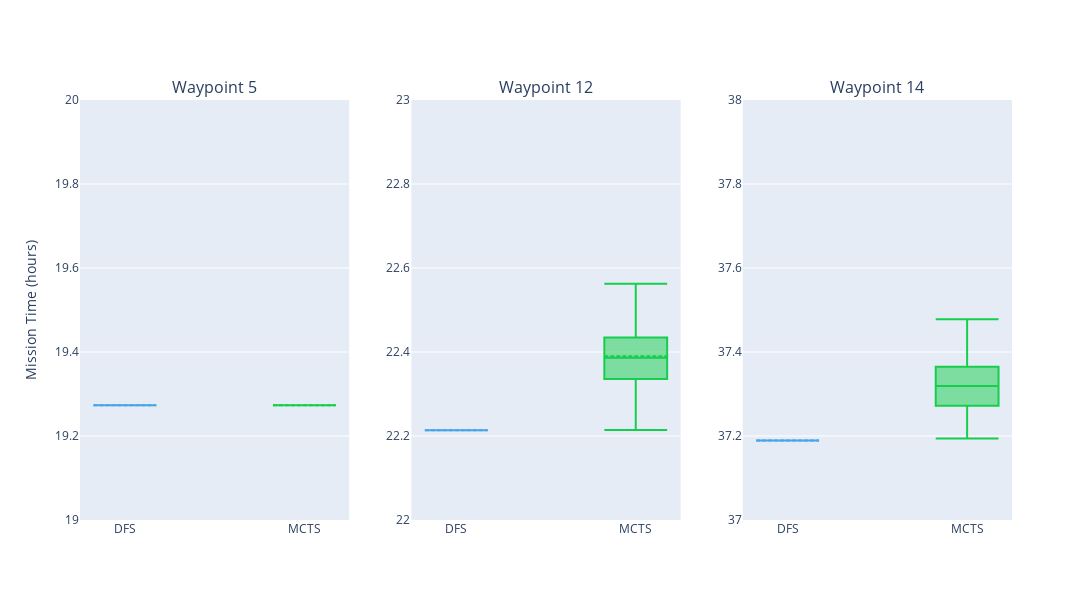

The notebook cell this image was saved under:
### Code cell
# Create subplots with one row and one column per waypoint
fig = make_subplots(rows=1, cols=len(waypoints), subplot_titles=[f'Waypoint {wp}' for wp in waypoints], shared_xaxes=True)

boxplot_arguments = {"boxmean": True, "boxpoints": False, "width": 0.35, "whiskerwidth": 1}

# Add box plots for Mission Times for each waypoint with adjusted boxpoints
for i, waypoint in enumerate(waypoints):
    fig.add_trace(go.Box(y=dfs_mission_times[i], name=f'DFS', marker_color=f"{bar_colors[0]}", **boxplot_arguments), row=1, col=i+1)
    fig.add_trace(go.Box(y=mcts_mission_times[i], name=f'MCTS', marker_color=bar_colors[1], **boxplot_arguments), row=1, col=i+1)

# Set the layout title
fig.update_layout(
    yaxis_title='Mission Time (hours)',
    # boxmode='group',  # Group box plots for each waypoint
    showlegend=False,  # Hide legend as it's per subplot
    width=1200,
    height=600
)

# Determine consistent Y-axis range based on mean of all mission times
all_mission_times_flat = [time for sublist in all_mission_times for time in sublist]
mean_val = sum(all_mission_times_flat) / len(all_mission_times_flat)
y_axis_range = [mean_val - 2, mean_val + 2]

fig.update_yaxes(range=[19,20], row=1, col=1)
fig.update_yaxes(range=[22,23], row=1, col=2)
fig.update_yaxes(range=[37,38], row=1, col=3)

fig.write_image("missionTime_boxplot.png", scale=3) # increase scale for higher DPI
fig.show()
